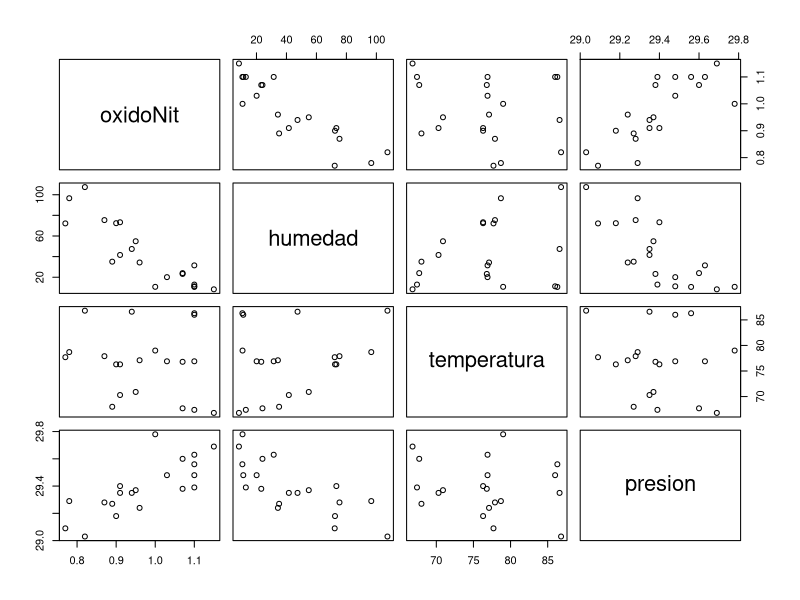
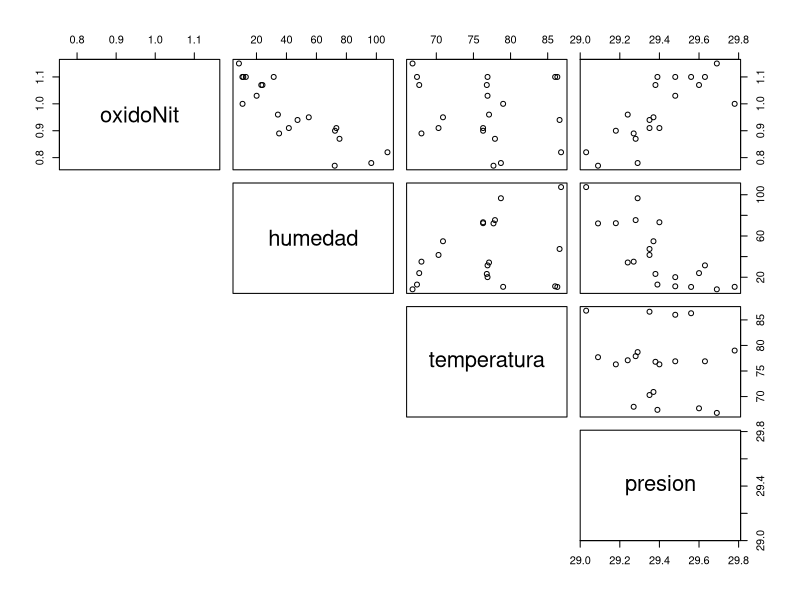
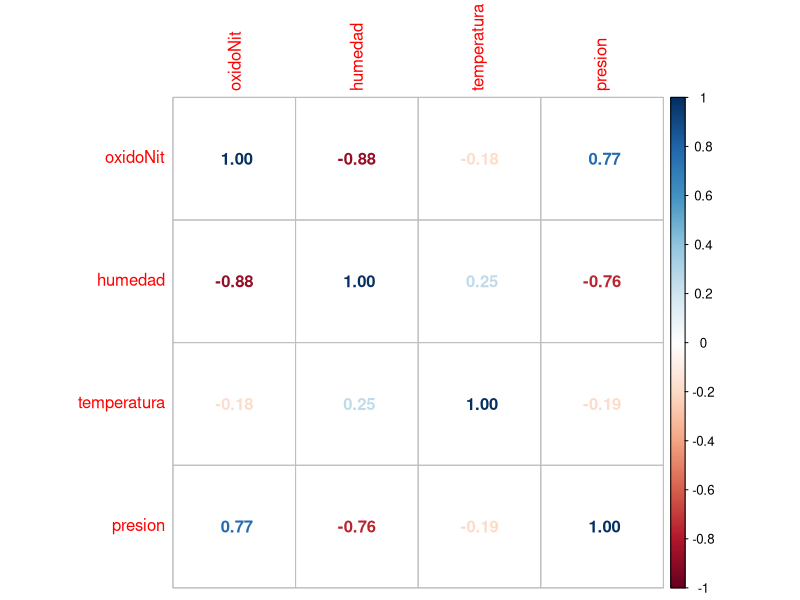

Reproduce these figures in R, in order.
#install.packages("MASS")

library(readr)
# install.packages("corrplot") # Nuevo
library(corrplot) # Para correlación
library(caret)  # Para dividir conjunto de datos
# install.packages("MASS") # NUEVO
library(MASS)

oxidoNit <- c(0.90, 0.91, 0.96, 0.89, 1.00, 1.10, 1.15, 1.03, 0.77, 1.07, 1.07, 0.94, 1.10, 1.10, 1.10, 0.91, 0.87, 0.78, 0.82, 0.95)
humedad <- c(72.4, 41.6, 34.3, 35.1, 10.7, 12.9, 8.3, 20.1, 72.2, 24.0, 23.2, 47.4, 31.5, 10.6, 11.2, 73.3, 75.4, 96.6, 107.4, 54.9)
temperatura <- c(76.3, 70.3, 77.1, 68.0, 79.0, 67.4, 66.8, 76.9, 77.7, 67.7, 76.8, 86.6, 76.9, 86.3, 86.0, 76.3, 77.9, 78.7, 86.8, 70.9)
presion <- c(29.18, 29.35, 29.24, 29.27, 29.78, 29.39, 29.69, 29.48, 29.09, 29.60, 29.38, 29.35, 29.63, 29.56, 29.48, 29.40, 29.28, 29.29, 29.03, 29.37)

length(oxidoNit)
length(temperatura)
length(humedad)
length(presion)


datos <- data.frame(oxidoNit, humedad, temperatura, presion)
datos


summary(datos)

str(datos)

plot(datos)


cor(x=datos, method = "pearson")


pairs(x=datos, lower.panel = NULL)


corrplot(corr = cor(x=datos, method = "pearson"), method = "number")


modelo <- lm(oxidoNit ~ ., data = datos)

modelo